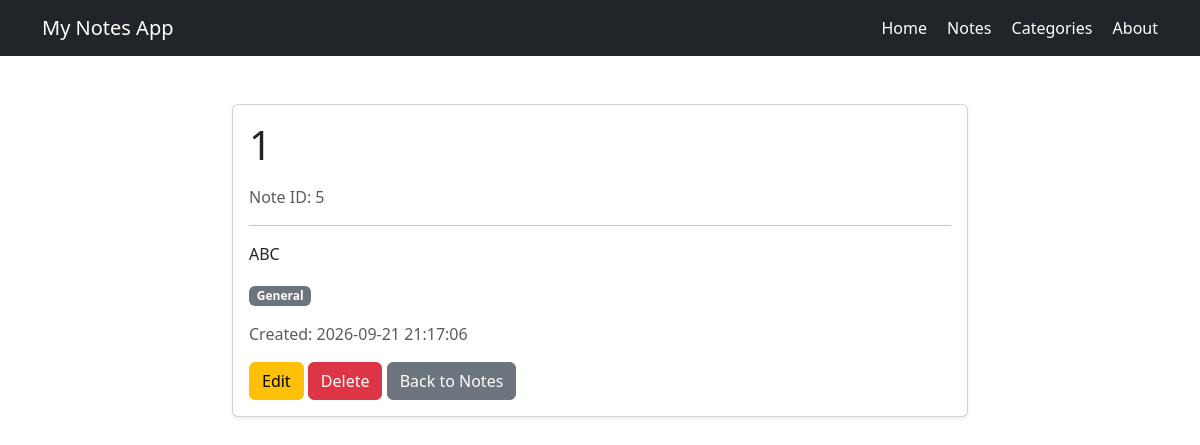
Page /notes/5 on the earlier database version.
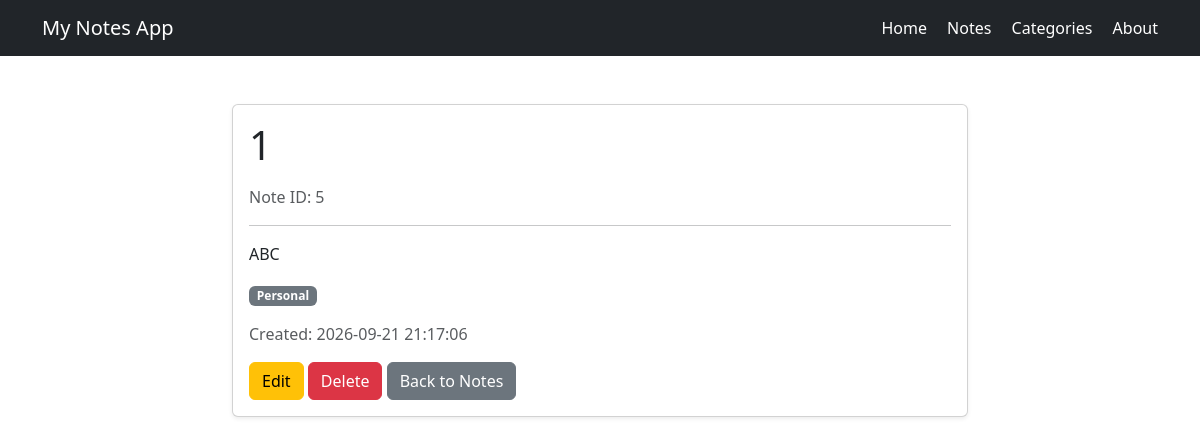
Same page on the later database version.
### tables this page shows
CREATE TABLE notes (
            id INTEGER PRIMARY KEY AUTOINCREMENT,
            title TEXT NOT NULL,
            content TEXT NOT NULL
        , category TEXT NOT NULL DEFAULT 'General', created_at TEXT NOT NULL DEFAULT '');

### app.py (the view)
@app.route("/notes/<int:note_id>")
def view_note(note_id):
    note = find_note(note_id)
    if note is None:
        abort(404)
    return render_template(
        "view_note.html",
        note=note
    )

### app.py (called while the page is built)
def get_db_connection():
    connection = sqlite3.connect(DATABASE)
    connection.row_factory = sqlite3.Row
    return connection

def find_note(note_id):
    connection = get_db_connection()
    note = connection.execute(
        "SELECT * FROM notes WHERE id = ?",
        (note_id,)
    ).fetchone()
    connection.close()
    return note

### templates/view_note.html (shortened to what this page needs)
{% extends "base.html" %}
{% block content %}
<div class="row justify-content-center">
    <div class="col-md-8">
        <div class="card shadow-sm">
            <div class="card-body">
                <h1 class="card-title mb-3">
                    {{ note.title }}
                </h1>
                <p class="text-muted">
                    Note ID: {{ note.id }}
                </p>
                <hr>
                <p class="card-text">
                    {{ note.content }}
                </p>
                <div class="mb-3">
                    <span class="badge bg-secondary">
                        {{ note.category }}
                    </span>
                </div>
                <p class="text-muted">
                    Created: {{ note.created_at }}
                </p>
                <a
                    href="{{ url_for('edit_note', note_id=note.id) }}"
                    class="btn btn-warning"
                >
                    Edit
                </a>
                <form
                    method="POST"
                    action="{{ url_for('delete_note', note_id=note.id) }}"
                    class="d-inline"
                    onsubmit="return confirm('Are you sure you want to delete this note?');"
                >
                    <button
                        type="submit"
                        class="btn btn-danger"
                    >
                        Delete
                    </button>
                </form>
                <a
                    href="{{ url_for('notes') }}"
                    class="btn btn-secondary"
                >
                    Back to Notes
                </a>
            </div>
        </div>
    </div>
</div>
{% endblock %}

Differences in the rows shown:
changed notes "ABC": category "General" → "Personal"
